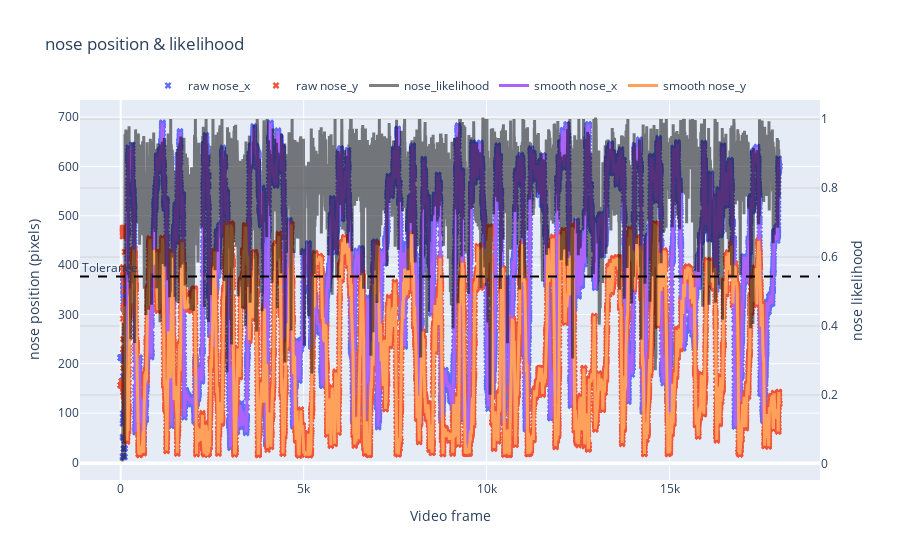

Here is the notebook cell this chart was saved with:
### Markdown cell above
---
#### 6. Now that we have our file, lets test our processing parameters in an example video

### Code cell
df_smooth = rst.filter_and_smooth_df(params, df_raw)

rst.plot_raw_vs_smooth(params, df_raw, df_smooth, bodypart='nose')

### Figure 1 — Plotly figure (JSON) as saved in the notebook; plotly's stock layout.template omitted (floating-point values rounded to 4 significant figures; data arrays with more than 128 entries replaced by an {"elided": "..."} marker saying what was removed)
{"data": [{"marker": {"size": 6, "symbol": "x"}, "mode": "markers", "name": "raw nose_x", "type": "scatter", "x": {"elided": "18000 int values"}, "y": {"elided": "18000 float values"}}, {"marker": {"size": 6, "symbol": "x"}, "mode": "markers", "name": "raw nose_y", "type": "scatter", "x": {"elided": "18000 int values"}, "y": {"elided": "18000 float values"}}, {"line": {"color": "black", "width": 3}, "name": "nose_likelihood", "opacity": 0.5, "type": "scatter", "x": {"elided": "18000 int values"}, "y": {"elided": "18000 float values"}, "yaxis": "y2"}, {"line": {"width": 3}, "name": "smooth nose_x", "type": "scatter", "x": {"elided": "18000 int values"}, "y": {"elided": "18000 float values"}}, {"line": {"width": 3}, "name": "smooth nose_y", "type": "scatter", "x": {"elided": "18000 int values"}, "y": {"elided": "18000 float values"}}], "layout": {"annotations": [{"showarrow": false, "text": "Tolerance", "x": 0, "xanchor": "left", "xref": "paper", "y": 0.5683, "yref": "y2"}], "legend": {"orientation": "h", "x": 0.5, "xanchor": "center", "y": 1, "yanchor": "bottom"}, "shapes": [{"line": {"color": "black", "dash": "dash"}, "type": "line", "x0": 0, "x1": 1, "xref": "paper", "y0": 0.5433, "y1": 0.5433, "yref": "y2"}], "title": {"text": "nose position & likelihood"}, "xaxis": {"title": {"text": "Video frame"}}, "yaxis": {"title": {"text": "nose position (pixels)"}}, "yaxis2": {"gridcolor": "lightgray", "overlaying": "y", "side": "right", "title": {"text": "nose likelihood"}}}}
